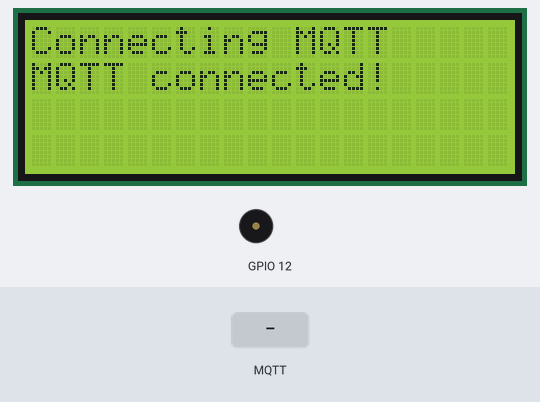
Bench run of a program on a simulated ESP8266 (NodeMCU). Shown: 20×4 character LCD, buzzer (waves = sounding). Inputs (shaded band) come from the test bench. WiFi joins after 1.5 s; servers stay silent unless stated; no MQTT or app messages arrive unless stated; what the program prints to the serial monitor is not drawn.

Above: at 5.3 s.
At 10.7 s:
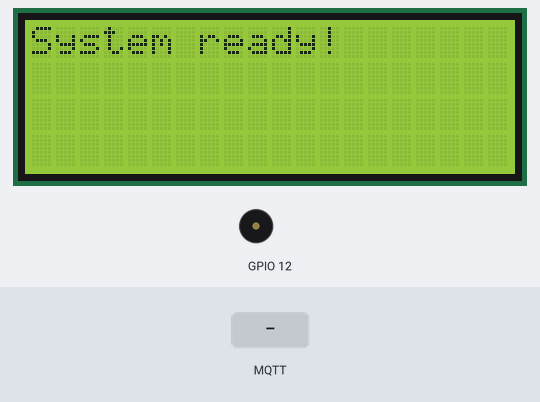
10.8 s: MQTT message "temperature_alarm" arrives on the first subscribed topic
At 11.2 s:
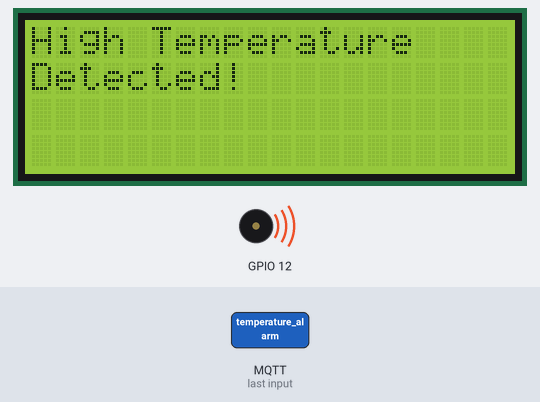
12.3 s: MQTT message "temperature_alarm" arrives on the second subscribed topic
At 14.1 s:
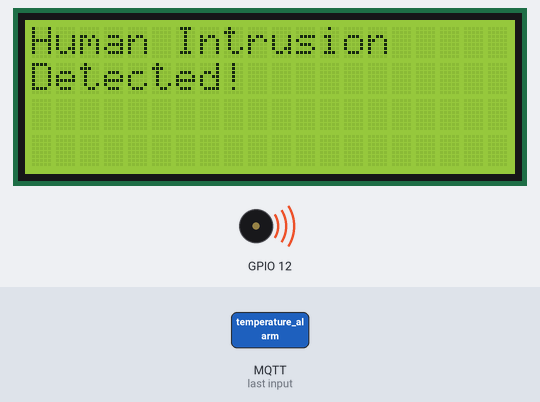
14.4 s: MQTT message "temperature_alarm" arrives on the third subscribed topic
At 16.3 s:
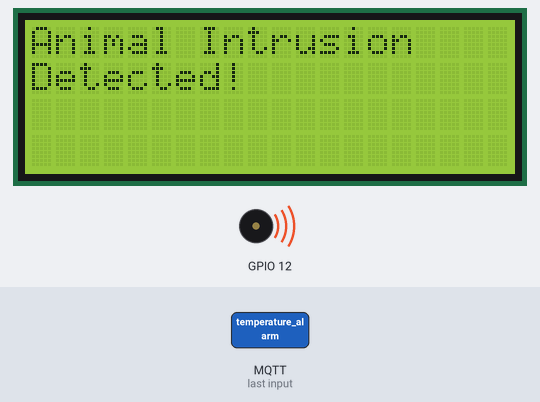
Timing chart, 0 to 19.5 s (numbered marks = the images above; inputs shaded):
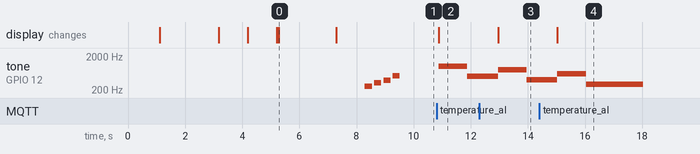

Measured:
- after the input at 10.8 s, tone on GPIO 12: silent → 1000 Hz after 0.08 s, → 500 Hz 1.0 s later; the display: changes after 0.08 s (image 2)
- after the input at 12.3 s, tone on GPIO 12: 500 Hz → 800 Hz after 0.66 s, → 400 Hz 1.0 s later; the display: changes after 0.66 s (image 3)
- after the input at 14.4 s, tone on GPIO 12: 400 Hz → 600 Hz after 0.63 s, → 300 Hz 1.0 s later, → silent 2.0 s later; the display: changes after 0.63 s (image 4)
- what the display in image 0 shows lasts 2.0 s, from 5.3 s to 7.3 s

The program:

main.cpp
```cpp
#include <Arduino.h>
#include <ESP8266WiFi.h>
#include <PubSubClient.h>
#include <Wire.h>
#include <LiquidCrystal_I2C.h>
#include "wifi_keys.h"
LiquidCrystal_I2C lcd(0x27,20,4);

// MQTT Broker
const char *mqtt_server = "192.168.1.234";
const char* topics[] = {
  "temperature_alarm",
  "intrusion_human",
  "intrusion_animal"
};
const int numTopics = sizeof(topics) / sizeof(topics[0]);
const int mqtt_port = 1883;

WiFiClient espClient;
PubSubClient client(espClient);

void callback(char *topic, byte *payload, unsigned int length) {
    if (strcmp(topic, "temperature_alarm") == 0) {
        Serial.print("Alert! Temperature alarm received in topic: ");
        Serial.println(topic);
        Serial.print("Message:");
        for (int i = 0; i < length; i++) {
            Serial.print((char) payload[i]);
        }
        Serial.println();
        Serial.println("-----------------------");

        lcd.clear();
        lcd.setCursor(0,0);
        lcd.print("High Temperature");
        lcd.setCursor(0,1);
        lcd.print("Detected!");

        tone(12, 1000, 2000);
        delay(1000);
        tone(12, 500, 2000);
        delay(1000);
    }
    // Handle intrusion_alarm topic
    else if (strcmp(topic, "intrusion_human") == 0) {
        Serial.print("Alert! Human intrusion detected in topic: ");
        Serial.println(topic);
        Serial.print("Message:");
        for (int i = 0; i < length; i++) {
            Serial.print((char) payload[i]);
        }
        Serial.println();
        Serial.println("-----------------------");

        // Display alert message on LCD for intrusion_human
        lcd.clear();
        lcd.setCursor(0,0);
        lcd.print("Human Intrusion");
        lcd.setCursor(0,1);
        lcd.print("Detected!");

        // Play a different tone for human intrusion (customize as needed)
        tone(12, 800, 2000);
        delay(1000);
        tone(12, 400, 2000);
        delay(1000);
    }

    // Handle intrusion_animal topic
    else if (strcmp(topic, "intrusion_animal") == 0) {
        Serial.print("Alert! Animal intrusion detected in topic: ");
        Serial.println(topic);
        Serial.print("Message:");
        for (int i = 0; i < length; i++) {
            Serial.print((char) payload[i]);
        }
        Serial.println();
        Serial.println("-----------------------");

        // Display alert message on LCD for intrusion_animal
        lcd.clear();
        lcd.setCursor(0,0);
        lcd.print("Animal Intrusion");
        lcd.setCursor(0,1);
        lcd.print("Detected!");

        // Play a different tone for animal intrusion (customize as needed)
        tone(12, 600, 2000);
        delay(1000);
        tone(12, 300, 2000);
        delay(1000);
    }
}

void playReadyTone() {
  int melody[] = {262, 330, 392, 523};
  int noteDurations[] = {4, 4, 4, 4};

  for (int thisNote = 0; thisNote < 4; thisNote++) {
    int noteDuration = 1000 / noteDurations[thisNote];
    tone(12, melody[thisNote], noteDuration);

    int pauseBetweenNotes = noteDuration * 1.30;
    delay(pauseBetweenNotes);

    }
}

void reconnectMQTT() {
  while (!client.connected()) {
    Serial.print("Attempting MQTT reconnection...");
    if (client.connect("ESP8266Client")) {
      Serial.println("connected");
      // Resubscribe to MQTT topics after reconnecting
      for (int i = 0; i < numTopics; i++) {
        client.subscribe(topics[i]);
      }
    } else {
      Serial.print("failed, rc=");
      Serial.print(client.state());
      Serial.println(" try again in 5 seconds");
      delay(5000);
    }
  }
}


void setup()
{
  // Initialize serial and LCD
  Serial.begin(9600);
  Wire.begin(4, 5);
  lcd.init();
  lcd.backlight();

  // Welcome message on LCD
  lcd.setCursor(0,0);
  lcd.print("Initializing...");
  delay(1000);
  lcd.clear();

  // Connect to Wi-Fi
  lcd.setCursor(0,0);
  lcd.print("Connecting Wifi");
  WiFi.begin(ssid, password);

  while (WiFi.status() != WL_CONNECTED) {
    lcd.setCursor(0,1);
    lcd.print("Please wait...");
    delay(1000);
    lcd.setCursor(0,1);
    lcd.print("              ");  // Clear the previous message
  }

  lcd.clear();
  lcd.setCursor(0,0);
  lcd.print("WiFi connected!");
  Serial.println("WiFi connected");
  delay(1000);
  lcd.clear();

  // Connect to MQTT broker
  lcd.setCursor(0,0);
  lcd.print("Connecting MQTT");


  client.setServer(mqtt_server, mqtt_port);
  client.setBufferSize(15360);
  client.setCallback(callback);

  while (!client.connected()) {
    lcd.setCursor(0,1);
    lcd.print("Please wait...");
    delay(1000);
    lcd.setCursor(0,1);
    lcd.print("              ");  // Clear the previous message

    Serial.print("Attempting MQTT connection...");
    if (client.connect("ESP8266Client")) {
      lcd.setCursor(0,1);
      lcd.print("MQTT connected!");
      Serial.println("MQTT connected");
      delay(1000);
    } else {
      lcd.setCursor(0,1);
      lcd.print("Retry in 5 secs");
      Serial.print("Connection failed, rc=");
      Serial.print(client.state());
      Serial.println(". Retrying in 5 seconds...");
      delay(5000);
      lcd.clear();
      lcd.setCursor(0,0);
      lcd.print("Connecting to MQTT");
    }
  }

  // Subscribe to topics
  for (int i = 0; i < numTopics; i++) {
    client.subscribe(topics[i]);
  }
  delay(1000);
  lcd.clear();
  lcd.setCursor(0,0);
  lcd.print("System ready!");
  delay(1000);
  playReadyTone();
}

void loop() {
  if (!client.connected()) {
    reconnectMQTT();
  }
  client.loop();
}
```

example_wifi_keys.h
```cpp
// wifi.h

#ifndef WIFI_H
#define WIFI_H

const char *ssid = "SSID HERE";
const char *password = "PASSWORD HERE";

#endif // WIFI_H
```
